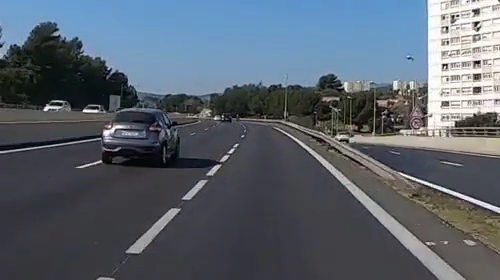
#> input picture frame 40 of road_car_view.mp4, 500 x 280 px
$ python NewLine.py
#> lines starting #> are read from the running program, lines starting #| are printed output that depends on the picture; after the words box and inside, x2 and y2 are one past the last pixel; in counts of white or black regions, pixels touching at a corner belong together
#> in main, frame is the input picture: shape (280, 500, 3); mean B, G, R 109.3, 98.5, 89.3
import numpy as np
import cv2


# Funct to detect lines in a frame
def detect_lines(frame):
    gray = cv2.cvtColor(frame, cv2.COLOR_BGR2GRAY)
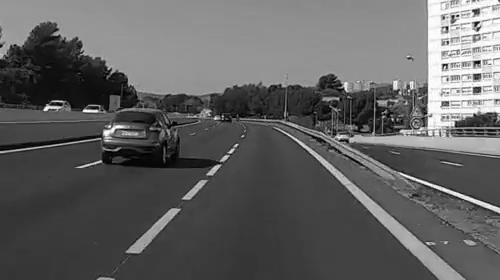
#> gray: shape (280, 500); min 0, max 255, mean 97
    blurred = cv2.GaussianBlur(gray, (5, 5), 0)
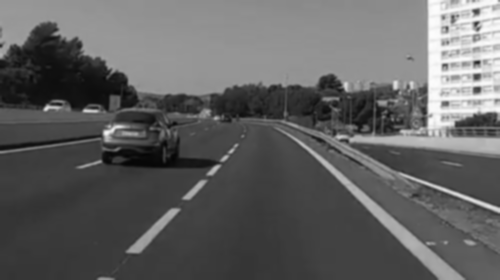
#> blurred: shape (280, 500); min 5, max 253, mean 97

    edges = cv2.Canny(blurred, 50, 150)
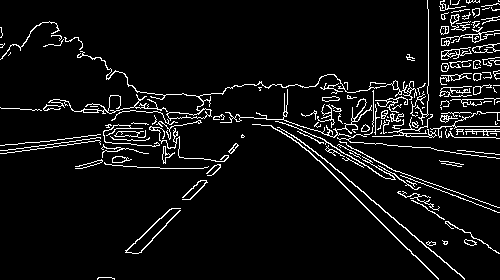
#> edges: shape (280, 500); 6.3% white in thin lines or dots

    lines = cv2.HoughLinesP(edges, 1, np.pi/180, 100, minLineLength=100, maxLineGap=50)
#> lines = 17 rows, first 6: [278, 119, 438, 279], [3, 153, 493, 85], [45, 106, 495, 130], [242, 134, 499, 138], [235, 85, 460, 274], [269, 125, 480, 111]

    if lines is not None:
        for line in lines:
            x1, y1, x2, y2 = line[0]
            cv2.line(frame, (x1, y1), (x2, y2), (0, 255, 0), 2)
#> this loop made 17 passes
#> (x1, y1, x2, y2) on passes 1 to 12: (278, 119, 438, 279), (3, 153, 493, 85), (45, 106, 495, 130), (242, 134, 499, 138), (235, 85, 460, 274), (269, 125, 480, 111), (1, 150, 463, 86), (0, 107, 496, 133), (3, 145, 499, 85), (107, 69, 499, 212), (286, 135, 499, 154), (241, 135, 499, 126)
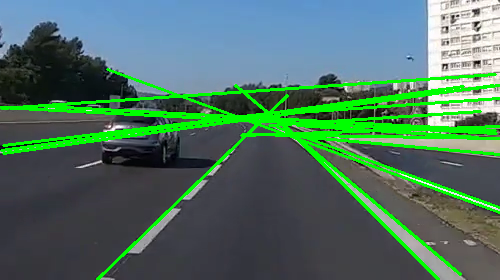
#> frame: shape (280, 500, 3); 10.4% of pixels changed, all inside (x1, y1, x2, y2) = (0, 68, 500, 280)

    return frame


# Main function
def main():
    cap = cv2.VideoCapture("road_car_view.mp4")

    while True:
        # Read a frame
        ret, frame = cap.read()

        if not ret:
            break

        result_frame = detect_lines(frame)

        # Display result
        cv2.imshow('Line Detection', result_frame)

        if cv2.waitKey(50) & 0xFF == ord('q'):
#> (key q is pressed here)
            break

    cap.release()
    cv2.destroyAllWindows()


if __name__ == "__main__":
    main()

$ run again, starting later in the video
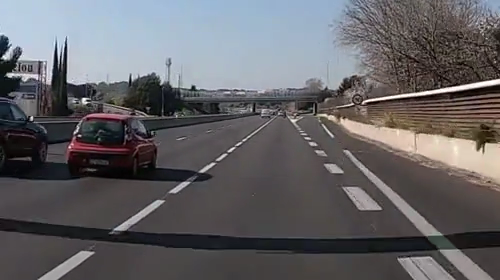
#> input picture frame 183 of road_car_view.mp4, 500 x 280 px
#> in main, frame is the input picture: shape (280, 500, 3); mean B, G, R 101.6, 98.5, 99.8
#> in detect_lines, `edges = cv2.Canny(blurred, 50, 150)`:
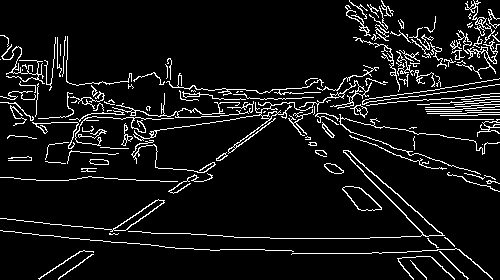
#> edges: shape (280, 500); 7.7% white in thin lines or dots
#> lines = 24 rows, first 6: [15, 123, 367, 111], [39, 279, 325, 86], [284, 89, 467, 279], [13, 68, 488, 143], [21, 79, 499, 104], [262, 116, 499, 78]
#> the loop in detect_lines, `for line in lines:` made 24 passes
#> after the loop in detect_lines, `for line in lines:`:
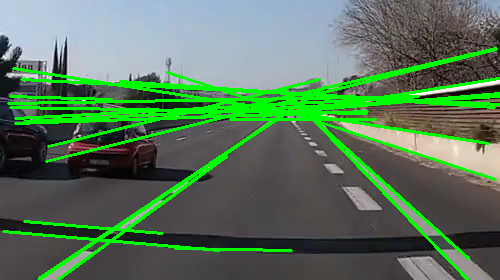
#> frame: shape (280, 500, 3); 12.2% of pixels changed, all inside (x1, y1, x2, y2) = (2, 47, 500, 280)

$ run again, starting later in the video
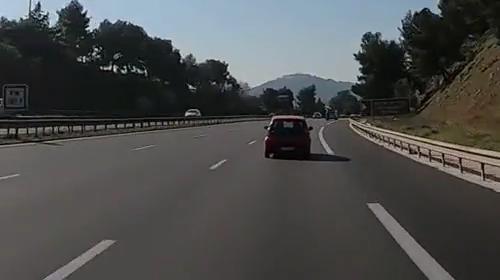
#> input picture frame 325 of road_car_view.mp4, 500 x 280 px
#> in main, frame is the input picture: shape (280, 500, 3); mean B, G, R 76.7, 77.2, 76.2
#> in detect_lines, `edges = cv2.Canny(blurred, 50, 150)`:
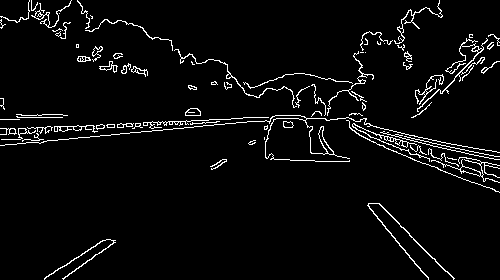
#> edges: shape (280, 500); 4.2% white in thin lines or dots
#> lines = [[6, 130, 327, 113], [260, 85, 453, 278], [35, 140, 354, 113], [6, 133, 286, 118], [77, 58, 191, 85], [314, 118, 495, 159], [5, 144, 172, 129], [312, 118, 499, 182], [365, 138, 496, 191], [266, 139, 407, 51]]
#> the loop in detect_lines, `for line in lines:` made 10 passes
#> after the loop in detect_lines, `for line in lines:`:
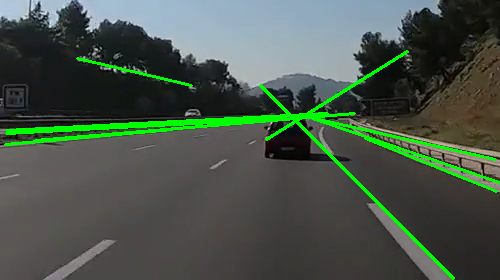
#> frame: shape (280, 500, 3); 4.35% of pixels changed, all inside (x1, y1, x2, y2) = (4, 50, 500, 280)
